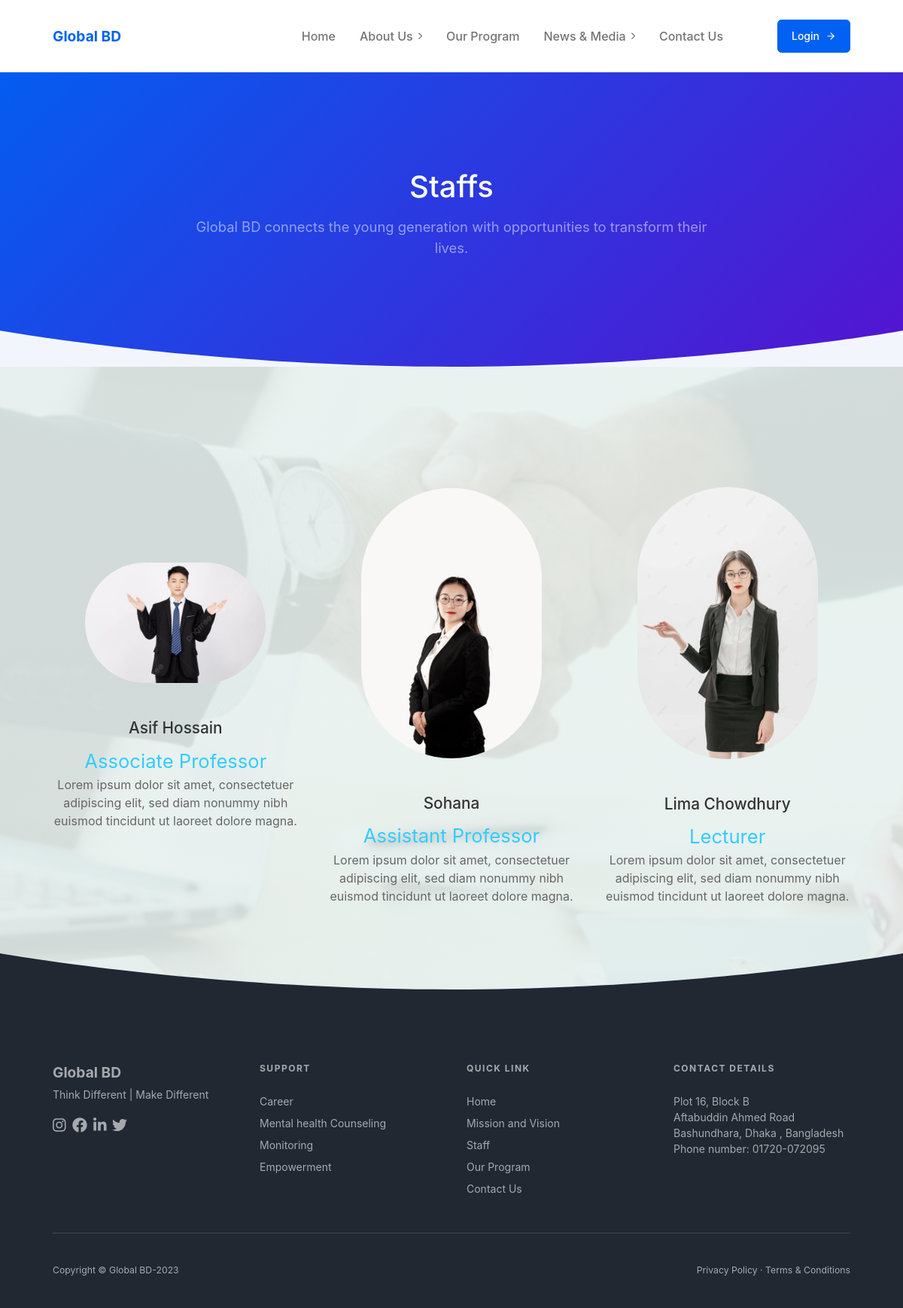
Screenshot of /about-us/staff.php with the database file from the repository.
### tables this page shows
CREATE TABLE `staff` (
  `id` int(10) NOT NULL,
  `name` varchar(30) NOT NULL,
  `designation` varchar(300) NOT NULL,
  `description` varchar(300) NOT NULL,
  `img` varchar(50) NOT NULL
);

### about-us/staff.php (the view, shortened to what this page needs)
<!DOCTYPE html>
<html lang="en">
    <head>
        <link href="../css/styles.css" rel="stylesheet" />
        <link rel="stylesheet"href="../css/custom_style.css"type="text/css"/>
        <link rel="stylesheet" href="https://unpkg.com/aos@next/dist/aos.css" />
    </head>
    <body>
        <div id="layoutDefault">
            <div id="layoutDefault_content">
                <main>
                    <nav class="navbar navbar-marketing navbar-expand-lg bg-white navbar-light fixed-top">
                        <div class="container px-5">
                            <a class="navbar-brand text-primary" href="../index.html">Global BD</a>
                            <div class="collapse navbar-collapse" id="navbarSupportedContent">
                                <ul class="navbar-nav ms-auto me-lg-5">
                                    <li class="nav-item"><a class="nav-link" href="../index.html">Home</a></li>
                                    <li class="nav-item dropdown no-caret">
                                        <a class="nav-link dropdown-toggle" id="navbarDropdownDocs" href="#" role="button" data-bs-toggle="dropdown" aria-haspopup="true" aria-expanded="false">
                                            About Us
                                            <i class="fas fa-chevron-right dropdown-arrow"></i>
                                        </a>
                                    </li>
                                    <li class="nav-item"><a class="nav-link" href="../program.php">Our Program</a></li>
                                    <li class="nav-item dropdown no-caret">
                                        <a class="nav-link dropdown-toggle" id="navbarDropdownDocs" href="#" role="button" data-bs-toggle="dropdown" aria-haspopup="true" aria-expanded="false">
                                            News & Media
                                            <i class="fas fa-chevron-right dropdown-arrow"></i>
                                        </a>
                                    </li>
                                    <li class="nav-item"><a class="nav-link" href="../contact.php">Contact Us</a></li>
                                </ul>
                                <a class="btn fw-500 ms-lg-4 btn-primary" href="../login.php">
                                    Login
                                    <i class="ms-2" data-feather="arrow-right"></i>
                                </a>
                            </div>
                        </div>
                    </nav>
                    <header class="page-header-ui page-header-ui-dark bg-gradient-primary-to-secondary">
                        <div class="page-header-ui-content pt-10">
                            <div class="container px-5 text-center">
                                <div class="row gx-5 justify-content-center">
                                    <div class="col-lg-8">
                                        <h1 class="page-header-ui-title mb-3">Staffs</h1>
                                        <p class="page-header-ui-text">Global BD connects the young generation with opportunities to transform their lives.</p>
                                    </div>
                                </div>
                            </div>
                        </div>
                        <div class="svg-border-rounded text-light">
                            <svg xmlns="http://www.w3.org/2000/svg" viewBox="0 0 144.54 17.34" preserveAspectRatio="none" fill="currentColor"><path d="M144.54,17.34H0V0H144.54ZM0,0S32.36,17.34,72.27,17.34,144.54,0,144.54,0"></path></svg>
                        </div>
                    </header>
                    <section class="team_section clearfix bg-light py-10">
                        <div class="container px-5">
                            <div class="row gx-5 align-items-center justify-content-center">
                                    <?php
                                    include_once '../php/conn.php';
                                    $query = $mysqli->query("SELECT * FROM staff ORDER BY id DESC");
                                    if($query->num_rows > 0){
                                    while($row = $query->fetch_assoc()){
                                    $imageURL = '../images/'.$row["img"];
                                    $name = $row["name"];
                                    $desig = $row["designation"];
                                    ?>
                                    <div class="col span_1_of_4 Box">
                                        <img class="team-image" src="<?php echo $imageURL; ?>" alt="<?php echo $name; ?>">
                                        <h3><?php echo $name; ?></h3>
                                        <span class="role"><?php echo $desig; ?></span>
                                        <p>Lorem ipsum dolor sit amet,
                                        consectetuer adipiscing elit, sed diam nonummy nibh euismod tincidunt ut laoreet dolore magna.</p>
                                    </div>
                                    <?php }
                                    }else{ ?>
                                        <p>No staff found...</p>
                                    <?php } ?>
                            </div>
                        </div>
                        <div class="svg-border-rounded text-dark">
                            <svg xmlns="http://www.w3.org/2000/svg" viewBox="0 0 144.54 17.34" preserveAspectRatio="none" fill="currentColor"><path d="M144.54,17.34H0V0H144.54ZM0,0S32.36,17.34,72.27,17.34,144.54,0,144.54,0"></path></svg>
                        </div>
                    </section>
                </main>
            </div>
            <div id="layoutDefault_footer">
                <footer class="footer pt-10 pb-5 mt-auto bg-dark footer-dark">
                    <div class="container px-5">
                        <div class="row gx-5">
                            <div class="col-lg-3">
                                <div class="footer-brand">Global BD</div>
                                <div class="mb-3">Think Different | Make Different</div>
                                <div class="icon-list-social mb-5">
                                    <a class="icon-list-social-link" href=""><i class="fab fa-instagram"></i></a>
                                    <a class="icon-list-social-link" href=""><i class="fab fa-facebook"></i></a>
                                    <a class="icon-list-social-link" href=""><i class="fab fa-linkedin-in"></i></a>
                                    <a class="icon-list-social-link" href=""><i class="fab fa-twitter"></i></a>
                                </div>
                            </div>
                            <div class="col-lg-9">
                                <div class="row gx-5">
                                    <div class="col-lg-4 col-md-6 mb-5 mb-lg-0">
                                        <div class="text-uppercase-expanded text-xs mb-4">Support</div>
                                        <ul class="list-unstyled mb-0">
                                            <li class="mb-2"><a href="#!">Career</a></li>
                                            <li class="mb-2"><a href="#!">Mental health Counseling</a></li>
                                            <li class="mb-2"><a href="#!">Monitoring</a></li>
                                            <li><a href="#!">Empowerment</a></li>
                                        </ul>
                                    </div>
                                    <div class="col-lg-4 col-md-6 mb-5 mb-lg-0">
                                        <div class="text-uppercase-expanded text-xs mb-4">Quick Link</div>
                                        <ul class="list-unstyled mb-0">
                                            <li class="mb-2"><a href="index.html">Home</a></li>
                                            <li class="mb-2"><a href="about-us/mission-vision.html">Mission and Vision</a></li>
                                            <li class="mb-2"><a href="about-us/staff.html">Staff</a></li>
                                            <li class="mb-2"><a href="program.html">Our Program</a></li>
                                            <li class="mb-2"><a href="contact.html">Contact Us</a></li>
                                        </ul>
                                    </div>
                                    <div class="col-lg-4 col-md-6">
                                        <div class="text-uppercase-expanded text-xs mb-4">Contact Details</div>
                                        <p>Plot 16, Block B<br>Aftabuddin Ahmed Road<br> Bashundhara, Dhaka , Bangladesh <br>Phone number: 01720-072095</p>
                                    </div>
                                </div>
                            </div>
                        </div>
                        <hr class="my-5" />
                        <div class="row gx-5 align-items-center">
                            <div class="col-md-6 small">Copyright &copy; Global BD-2023</div>
                            <div class="col-md-6 text-md-end small">
                                <a href="#!">Privacy Policy</a>
                                &middot;
                                <a href="#!">Terms &amp; Conditions</a>
                            </div>
                        </div>
                    </div>
                </footer>
            </div>
        </div>
    </body>
</html>

### css/custom_style.css (style rules this page uses)
.team_section { text-align: center; background:-webkit-gradient(linear,left top, left bottom,from(rgb(231, 241, 238,0.9)),to(rgb(231, 241, 238,0.9))), url("../images/tean_bg.jpg"); background:linear-gradient(rgb(231, 241, 238,0.9),rgb(231, 241, 238,0.9)), url("../images/tean_bg.jpg"); background-repeat: no-repeat; background-size: cover; background-position: center top; background-attachment: fixed; }
.team_section p { color: #666666; }
.team_section h3 { color: #333333; margin-bottom: .7rem; }
.team-image { width: 15rem; margin-top: 4rem; margin-bottom: 3rem; border-radius: 10rem; }
.role { color: #33ccff; font-size: 1.6rem; text-transform: capitalize; }

### rows the page displays
staff: img (picture), name "Asif Hossain", designation "Associate Professor"
staff: img (picture), name "Sohana", designation "Assistant Professor"
staff: img (picture), name "Lima Chowdhury", designation "Lecturer"
